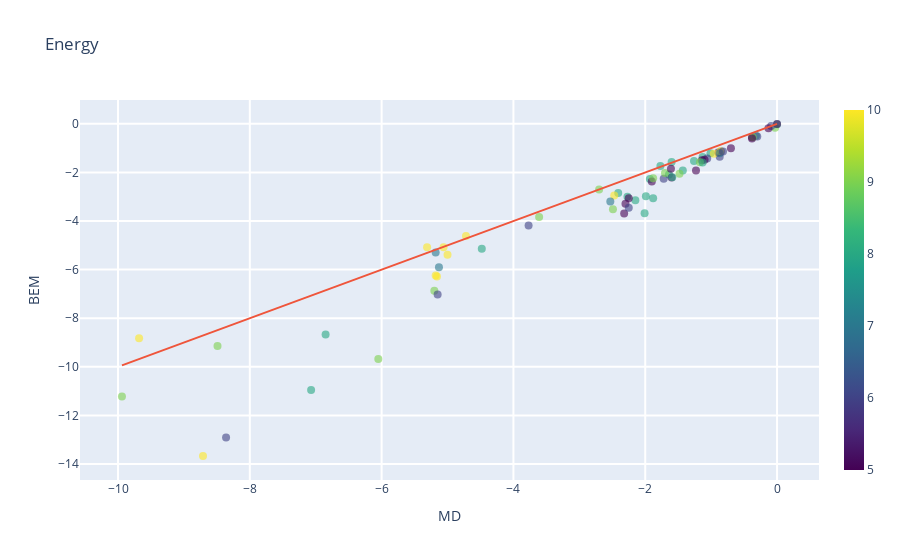

Source (notebook cell):
### Markdown cell above
All the `_i` files are energy components for the implicit solvent model, whereas `_e` for the explicit solvent. `iupac` and `smiles` are the molecule names, which are the same in both files. `SASA` is the solvent accessible surface area and `vol` the volume of each solute.

As a reminder:
* $\Delta G_{cav}$ is the cavity energy
* $\Delta G_{disp}$ is the energy of the solute-solvent dispersion interacion
* $\Delta G_{es}$ is the electrostatic component of free energy (charging free energy)
* $\Delta G_{np} = \Delta G_{cav} + \Delta G_{disp}$ is the nonpolar component of the solvation free energy
* $\Delta G = \Delta G_{np} + \Delta G_{es}$ is the total solvation free energy
* $\Delta G_{exper}$ is the solvation free energy obtained from experiments

Next, you can explore the correlation between explicit and implicit solvent calculations for each energy component, and with the experimental values. You might find the following very useful:
* Hover over the scatter plot, you'll be able to see the name of each solute, given by either IUPAC or SMILES (see docstring under the `plot_correl` function). 
* Highlight in red components with a certain string in its name using the `key` argument. For example, if you want to see all the compounds with triple bonds, your third input argument would be `smiles` and you can add `key='#'`

### Code cell
eps='105'
direccion = 'new_implicit/'+eps+'.txt'
var,i,S='n',5,10
#separar('C','explicit_data.txt','new_implicit/'+eps+'.txt')
grupos(var,i,S,'explicit_data.txt','new_implicit/'+eps+'.txt','n_atom.txt')
iupac, smiles, dGes_i, dGcav_i, dGdisp_i, dGexper, SASA, vol =read_implicit('implicit_comp.txt')
iupac, smiles, dGes_e, dGcav_e, dGdisp_e, dGexper = read_explicit('explicit_comp.txt')

plot_correl(dGes_e, dGes_i, iupac,'n_groups.txt','num', key=var)

### Figure 1 — Plotly figure (JSON) as saved in the notebook; plotly's stock layout.template omitted (floating-point values rounded to 4 significant figures)
{"data": [{"hoverinfo": "text", "marker": {"color": [8, 8, 8, 8, 8, 8, 6, 8, 8, 8, 10, 8, 8, 9, 9, 6, 6, 7, 8, 6, 8, 5, 5, 10, 10, 5, 8, 6, 5, 5, 9, 5, 5, 5, 9, 9, 10, 10, 9, 8, 9, 9, 6, 10, 5, 8, 9, 6, 9, 8, 5, 5, 8, 6, 6, 8, 7, 10, 7, 8, 10, 9, 10, 9, 10, 7, 10, 8, 6, 5, 5, 9, 5, 6, 5], "colorbar": {"thickness": 20}, "colorscale": [[0, "#440154"], [0.1111, "#482878"], [0.2222, "#3e4989"], [0.3333, "#31688e"], [0.4444, "#26828e"], [0.5556, "#1f9e89"], [0.6667, "#35b779"], [0.7778, "#6ece58"], [0.8889, "#b5de2b"], [1, "#fde725"]], "opacity": 0.6, "size": 8}, "mode": "markers", "text": ["1112_tetrachloroethane", "111_trichloroethane", "1122_tetrachloroethane", "112_trichloro_122_trifluoroethane", "112_trichloroethane", "11_dichloroethane", "11_dichloroethene", "11_difluoroethane", "12_dibromoethane", "12_dichloroethane", "12_ethanediol", "1_bromo_2_chloroethane", "1_chloro_222_trifluoroethane", "222_trifluoroethanol", "3_chloroprop_1_ene", "E_12_dichloroethene", "Z_12_dichloroethene", "acetaldehyde", "acetic_acid", "acetonitrile", "bromoethane", "bromomethane", "bromotrifluoromethane", "but_1_yne", "buta_13_diene", "chlorodifluoromethane", "chloroethane", "chloroethylene", "chlorofluoromethane", "chloromethane", "cyclopropane", "dibromomethane", "dichloromethane", "diiodomethane", "dimethyl_ether", "dimethyl_sulfide", "dimethyl_sulfoxide", "dimethylamine", "ethanamide", "ethane", "ethanethiol", "ethanol", "ethene", "ethylamine", "fluoromethane", "halothane", "hexafluoropropene", "hydrazine", "imidazole", "iodoethane", "iodomethane", "methane", "methanesulfonyl_chloride", "methanethiol", "methanol", "methyl_formate", "methylamine", "nitroethane", "nitromethane", "pentachloroethane", "prop_2_en_1_ol", "propanenitrile", "propanone", "propene", "propionaldehyde", "propyne", "pyrrole", "teflurane", "tetrachloroethene", "tetrachloromethane", "tetrafluoromethane", "thiophene", "tribromomethane", "trichloroethene", "trichloromethane"], "type": "scatter", "x": [-1.43, -1.13, -1.88, -0.32, -2.01, -1.64, -0.85, -2.41, -1.6, -2.15, -8.71, -1.77, -2.27, -6.05, -1.48, -0.87, -1.72, -5.18, -7.07, -3.77, -1.01, -0.89, -0.38, -0.86, -0.96, -2.32, -1.26, -1.06, -2.25, -1.14, -0.03, -1.1, -1.6, -2.3, -2.7, -1.7, -9.68, -4.72, -9.94, 0, -2.49, -5.2, -0.3, -5, -1.61, -1.59, -1.17, -8.36, -8.49, -1.93, -1.9, 0, -6.85, -2.25, -5.15, -4.48, -5.13, -2.47, -2.53, -1.13, -5.18, -3.61, -5.31, -0.37, -5.06, -0.87, -5.16, -1.99, -0.09, -0.13, -0.38, -1.88, -0.7, -0.82, -1.23], "y": [-1.919, -1.368, -3.065, -0.4954, -3.683, -2.088, -1.141, -2.845, -1.567, -3.147, -13.67, -1.732, -3.004, -9.678, -2.054, -1.355, -2.256, -5.292, -10.95, -4.182, -1.209, -1.178, -0.5574, -1.133, -1.232, -3.686, -1.525, -1.423, -3.061, -1.498, -0.1624, -1.478, -2.207, -3.288, -2.702, -2.021, -8.822, -4.62, -11.23, -0.018, -3.511, -6.871, -0.5174, -5.385, -1.85, -2.196, -1.577, -12.91, -9.144, -2.266, -2.377, -0.0075, -8.672, -3.45, -7.023, -5.139, -5.907, -2.949, -3.194, -1.589, -6.246, -3.837, -5.076, -0.5565, -5.075, -1.206, -6.285, -2.981, -0.0901, -0.1779, -0.6038, -2.242, -1.009, -1.143, -1.925]}, {"mode": "lines", "type": "scatter", "x": [-9.94, 0], "y": [-9.94, 0]}], "layout": {"hovermode": "closest", "showlegend": false, "title": {"text": "Energy"}, "xaxis": {"gridwidth": 2, "ticklen": 5, "title": {"text": "MD"}, "zeroline": false}, "yaxis": {"gridwidth": 2, "ticklen": 5, "title": {"text": "BEM"}}}}
